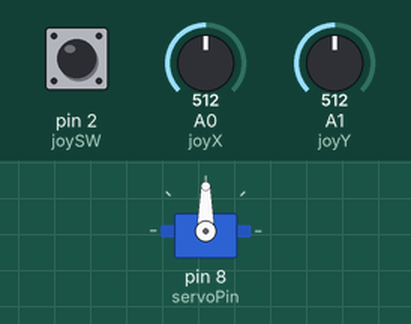
The sketch below on a simulated Arduino Uno, built with avr-gcc and run on an emulated ATmega328P. Parts: servo. The inputs (shaded band) are chosen by the test bench; at power-on: pin 2 (joySW) HIGH, A0 (joyX) = 512, A1 (joyY) = 512.

Above: at 1.2 s.
1.3 s: pin 2 (joySW) pulled LOW for 0.15 s
At 2.2 s:
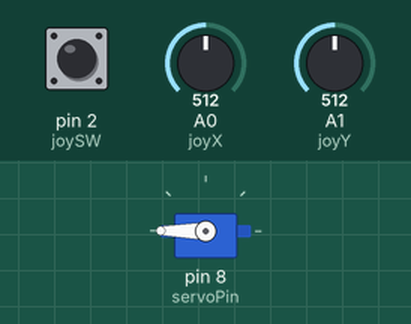
3.8 s: A0 (joyX) set to 716
At 5.0 s:
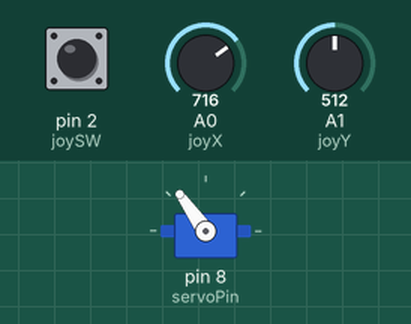
5.3 s: A0 (joyX) set to 900
At 6.3 s:
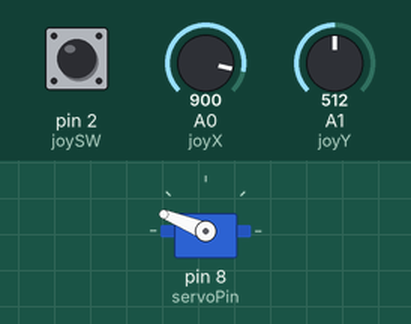
6.8 s: A0 (joyX) set to 306
At 7.1 s:
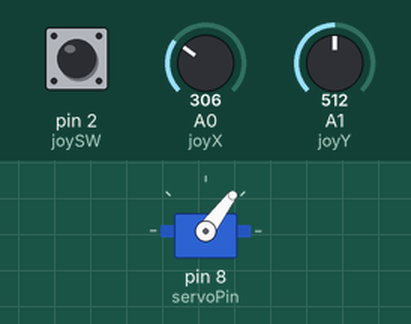
8.3 s: A0 (joyX) set to 122
At 9.5 s:
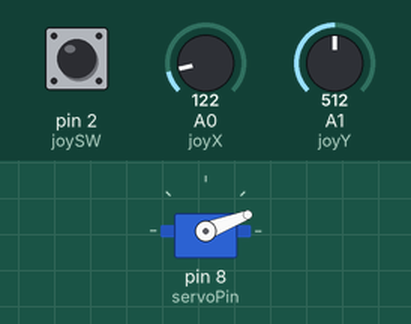
9.8 s: A0 (joyX) set to 0
At 10.8 s:
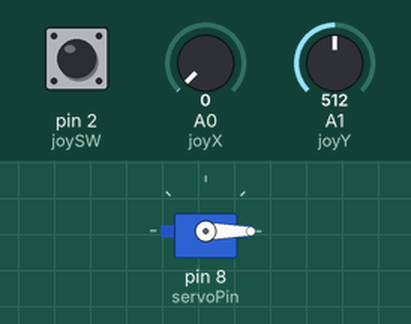
Timing chart, 0 to 12.3 s (numbered marks = the images above; inputs shaded):
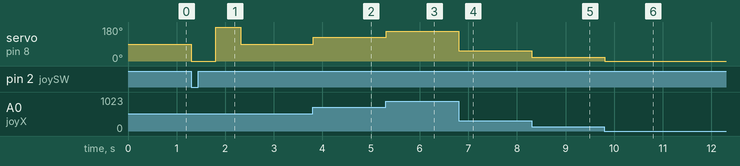

Measured:
- after the input at 1.3 s, servo on pin 8 (servoPin): 90° → 0° at once, → 180° 0.50 s later, → 90° 0.52 s later
- after the input at 3.8 s, servo on pin 8 (servoPin): 90° → 125° at once
- after the input at 5.3 s, servo on pin 8 (servoPin): 125° → 158° at once
- after the input at 6.8 s, servo on pin 8 (servoPin): 158° → 53° at once
- after the input at 8.3 s, servo on pin 8 (servoPin): 53° → 21° at once
- after the input at 9.8 s, servo on pin 8 (servoPin): 21° → 0° at once

The sketch:

sketch_control_sg90_with_joystick.ino
```cpp
#include <Servo.h>

Servo myservo;
int joyX = A0;
int joyY = A1;
int joySW = 2;
int servoPin = 8;

int valX;
int valY;
int buttonState = 0;

void setup() {
  myservo.attach(servoPin);
  pinMode(joySW, INPUT_PULLUP);
}

void loop() {
  valX = analogRead(joyX);
  valY = analogRead(joyY);
  buttonState = digitalRead(joySW);

  valX = map(valX, 0, 1023, 0, 180);
  myservo.write(valX);

  if (buttonState == LOW) {
    myservo.write(0);
    delay(500);
    myservo.write(180);
    delay(500);
  }

  delay(15);
}
```
